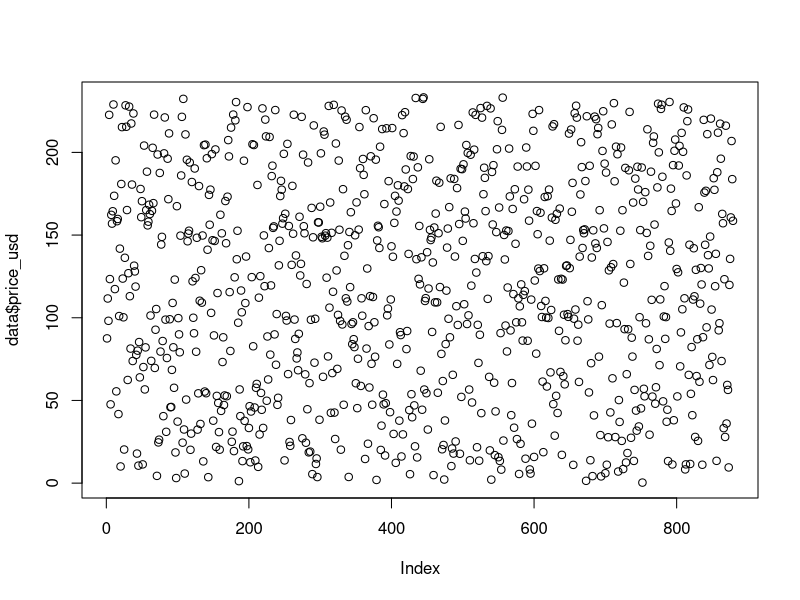
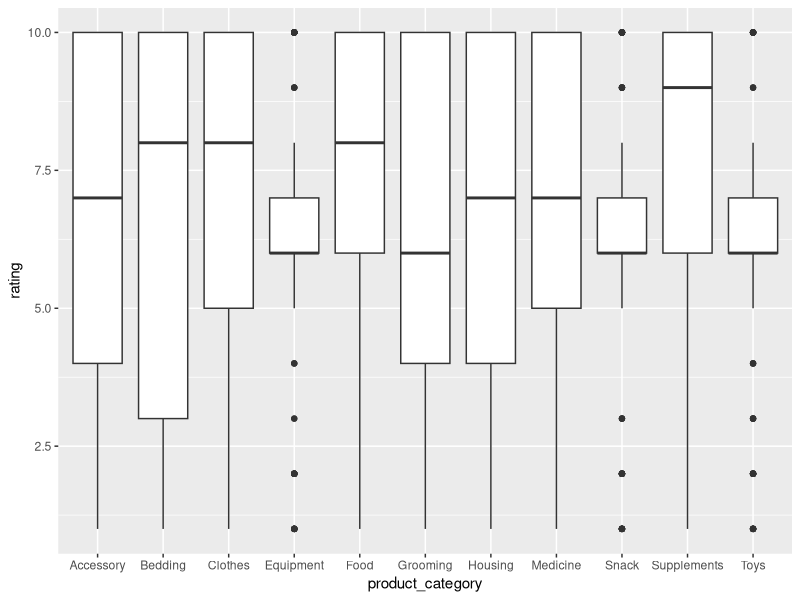
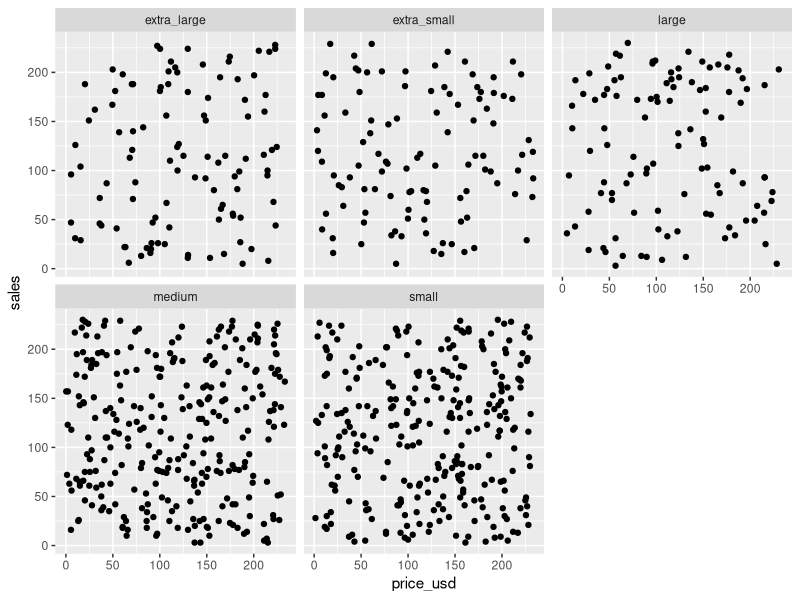
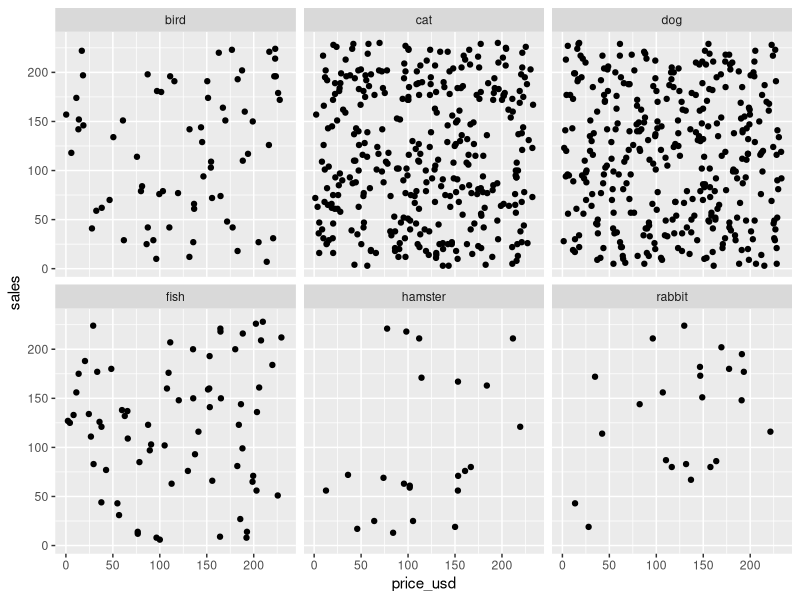
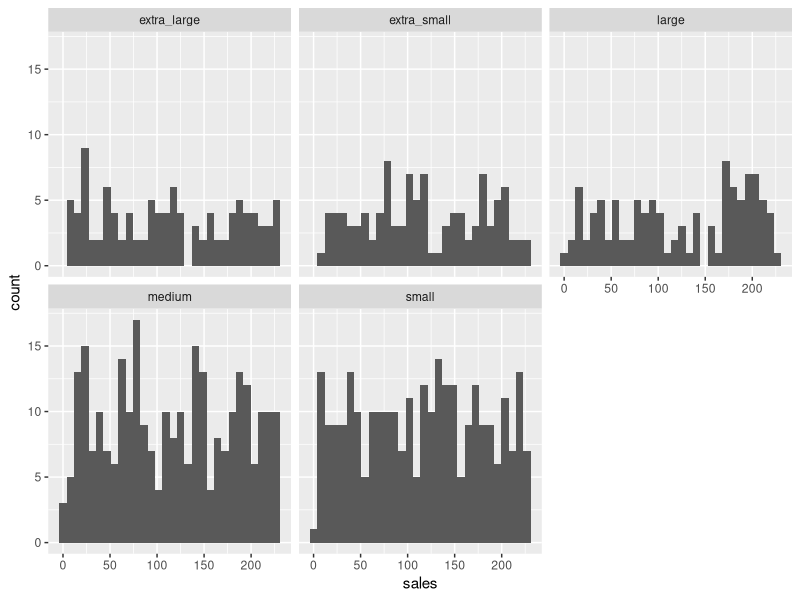
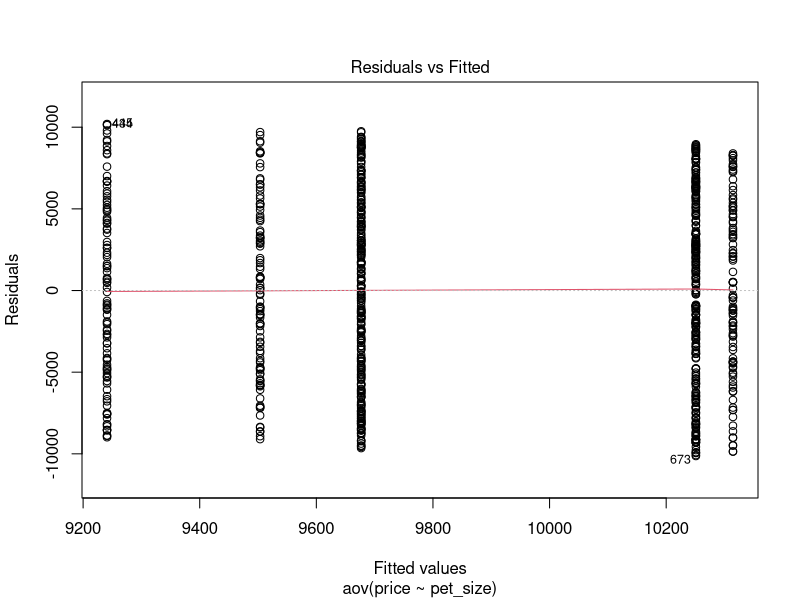
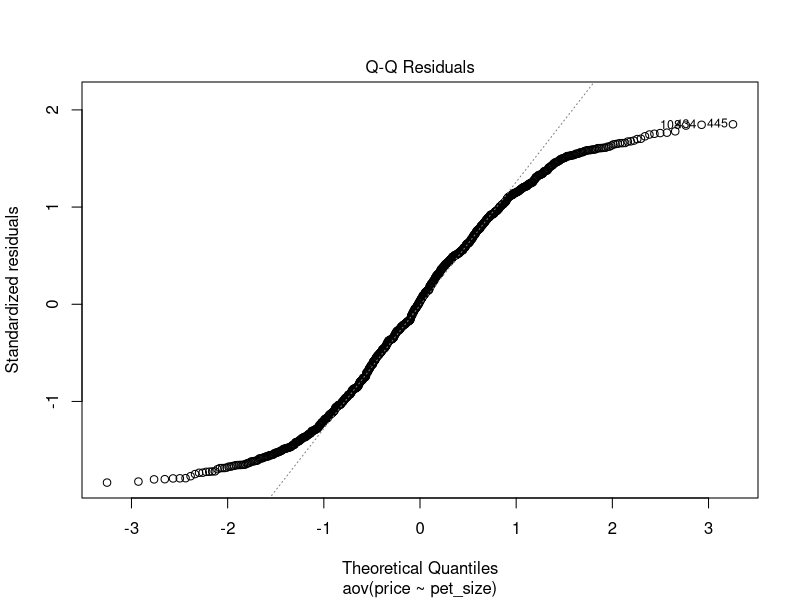
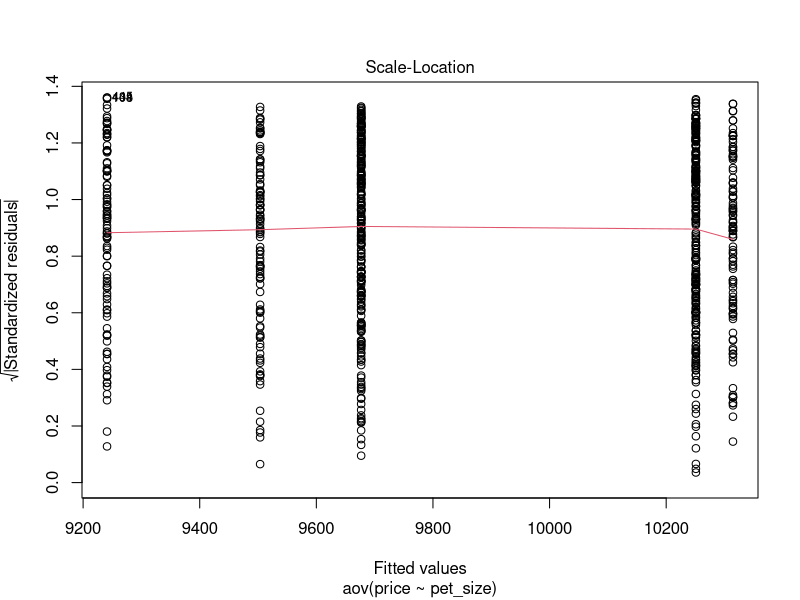

R code for these plots, in order: (Note: this script raises an error after producing the figures.)
## ---- chunk 1
knitr::opts_chunk$set(echo = TRUE)
## ---- chunk 2
library(ggplot2)
library(dplyr)
data <- read.csv("./pet_store_records_2020.csv")
## ---- chunk 3
data <- data %>% 
  mutate(price_usd = price*0.012)
data$price_usd <- round(data$price_usd, 2)

plot(data$price_usd)
ggplot(data, aes(x = product_category, y = rating)) +
  geom_boxplot()
ggplot(data, aes(x = price_usd, y = sales)) +
  geom_point() + 
  facet_wrap(~ pet_size)
ggplot(data, aes(x = price_usd, y = sales)) +
  geom_point() + 
  facet_wrap(~ pet_type)


ggplot(data, aes(x = sales)) +
  geom_histogram() + 
  facet_wrap(~ pet_size)
  
## ---- chunk 4
## permutation ANOVA test 
model1 <- aov(price ~ pet_size, data = data)
summary(model1)
plot(model1)
res <- anova(aov(data$price~data$pet_size))
res$`F value`[1]
set.seed(1)
permuANOVA(y = data$price, x = data$pet_size)

## Kruskal-Wallis test
kruskal.test(x = data$price, g = data$pet_size)
## ---- chunk 5
data$pet_size <- factor(data$pet_size, levels = c("extra_small", "small", "medium", "large", "extra_large"), ordered = TRUE)
## Jonckheere Terpstra Test
JonckheereTerpstraTest(price ~ pet_size, data = data, alternative = "increasing")
